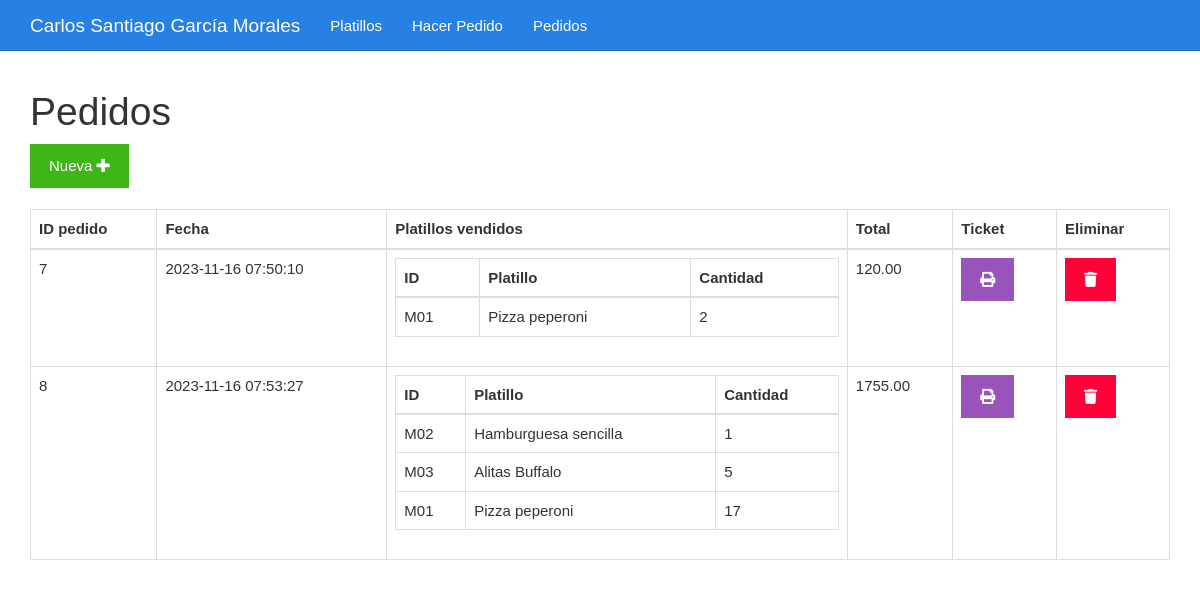
Page /ventas.php on the committed database.
### tables this page shows
CREATE TABLE `tbl_pedidos` (
  `id_pedido` int(11) NOT NULL,
  `fecha_pedido` datetime NOT NULL,
  `total` decimal(10,2) NOT NULL
);

### ventas.php (the view)
<?php include_once "encabezado.php" ?>
<?php
include_once "base_de_datos.php";
$sentencia = $base_de_datos->query("SELECT tbl_pedidos.total, tbl_pedidos.fecha_pedido, tbl_pedidos.id_pedido, GROUP_CONCAT(	tbl_platillo.id_platillo, '..',  tbl_platillo.platillo, '..', tbl_platillos_vendidos.cantidad SEPARATOR '__') AS platillos FROM tbl_pedidos INNER JOIN tbl_platillos_vendidos ON tbl_platillos_vendidos.id_pedido = tbl_pedidos.id_pedido INNER JOIN tbl_platillo ON tbl_platillo.id_platillo = tbl_platillos_vendidos.id_platillo GROUP BY tbl_pedidos.id_pedido ORDER BY tbl_pedidos.id_pedido;");
$pedidos = $sentencia->fetchAll(PDO::FETCH_OBJ);
?>
	<div class="col-xs-12">
		<h1>Pedidos</h1>
		<div>
			<a class="btn btn-success" href="./vender.php">Nueva <i class="fa fa-plus"></i></a>
		</div>
		<br>
		<table class="table table-bordered">
			<thead>
				<tr>
					<th>ID pedido</th>
					<th>Fecha</th>
					<th>Platillos vendidos</th>
					<th>Total</th>
					<th>Ticket</th>
					<th>Eliminar</th>
				</tr>
			</thead>
			<tbody>
				<?php foreach($pedidos as $pedido){ ?>
				<tr>
					<td><?php echo $pedido->id_pedido ?></td>
					<td><?php echo $pedido->fecha_pedido ?></td>
					<td>
						<table class="table table-bordered">
							<thead>
								<tr>
									<th>ID</th>
									<th>Platillo</th>
									<th>Cantidad</th>
								</tr>
							</thead>
							<tbody>
								<?php foreach(explode("__", $pedido->platillos) as $platillosConcatenados){
								$platillo = explode("..", $platillosConcatenados)
								?>
								<tr>
									<td><?php echo $platillo[0] ?></td>
									<td><?php echo $platillo[1] ?></td>
									<td><?php echo $platillo[2] ?></td>
								</tr>
								<?php } ?>
							</tbody>
						</table>
					</td>
					<td><?php echo $pedido->total ?></td>
					<td><a class="btn btn-info" href="<?php echo "imprimirTicket.php?id=" . $pedido->id_pedido?>"><i class="fa fa-print"></i></a></td>
					<td><a class="btn btn-danger" href="<?php echo "eliminarVenta.php?id=" . $pedido->id_pedido?>"><i class="fa fa-trash"></i></a></td>
				</tr>
				<?php } ?>
			</tbody>
		</table>
	</div>
<?php include_once "pie.php" ?>

### css/estilo.css (style rules this page uses)
body { padding-top: 70px; }

### rows in the picture
tbl_pedidos: id_pedido "7", fecha_pedido "2023-11-16 07:50:10", platillo "M01", platillo "Pizza peperoni", platillo "2", total "120.00"
tbl_pedidos: id_pedido "8", fecha_pedido "2023-11-16 07:53:27", platillo "M02", platillo "Hamburguesa sencilla", platillo "1", platillo "M03", platillo "Alitas Buffalo", platillo "5", platillo "M01", platillo "Pizza peperoni", platillo "17", total "1755.00"
